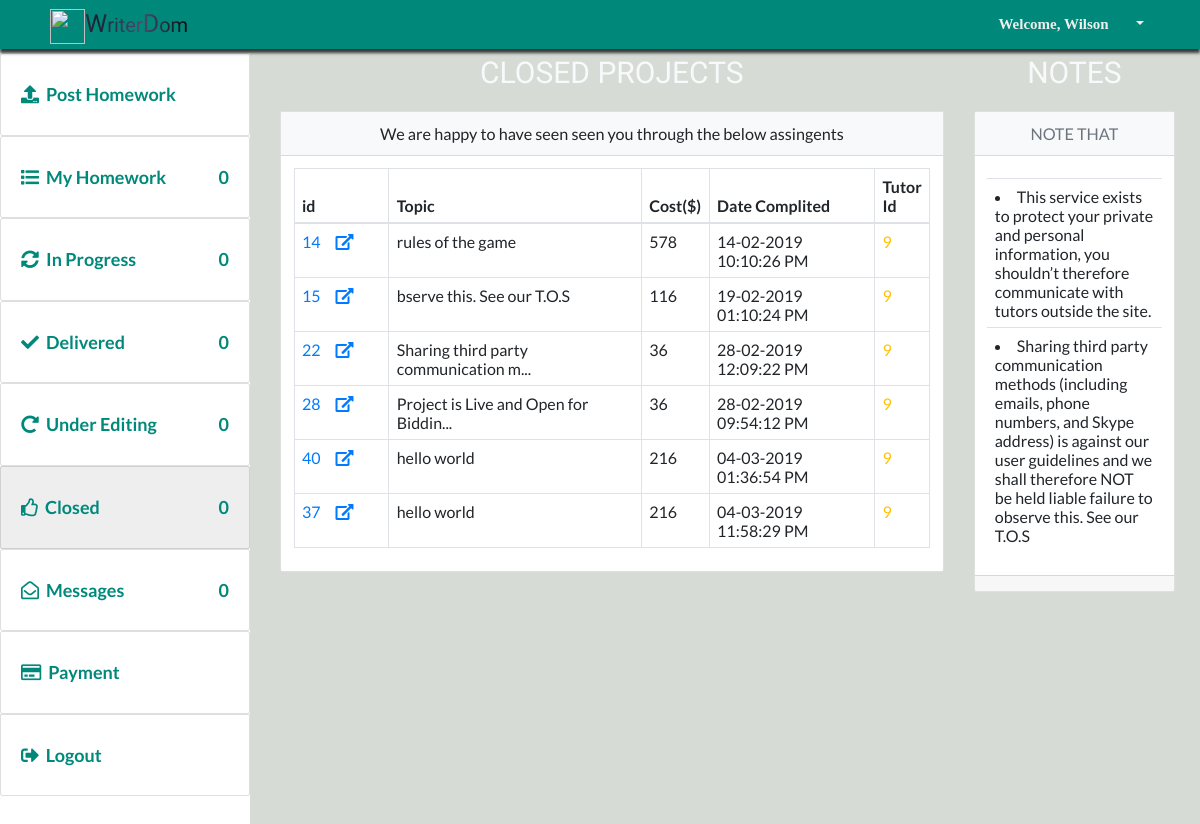
Screenshot of /student/completed.php (signed in) with the database file from the repository.
### tables this page shows
CREATE TABLE `closed` (
  `comment` text NOT NULL,
  `rating` int(255) NOT NULL,
  `project_id` int(255) NOT NULL,
  `student_id` int(255) NOT NULL,
  `tutor_id` int(255) NOT NULL,
  `date_closed` text NOT NULL
);

CREATE TABLE `projects` (
  `project_id` bigint(20) UNSIGNED NOT NULL,
  `student_id` int(11) NOT NULL,
  `title` text NOT NULL,
  `deadline` text NOT NULL,
  `subject` text NOT NULL,
  `instructions` longtext NOT NULL,
  `style` text NOT NULL,
  `type_of_paper` text NOT NULL,
  `pages` tinyint(11) NOT NULL,
  `slides` tinyint(11) NOT NULL,
  `problems` tinyint(11) NOT NULL,
  `budget` varchar(255) NOT NULL,
  `charges` varchar(255) NOT NULL DEFAULT '0',
  `cost` varchar(255) NOT NULL DEFAULT '0',
  `bids` tinyint(100) NOT NULL DEFAULT '0',
  `academic_level` text NOT NULL,
  `sources` tinyint(11) NOT NULL,
  `status` tinyint(4) NOT NULL DEFAULT '0',
  `DATE_CREATED` text NOT NULL
);

### dbconfig/dbconnect.php (called while the page is built, shortened)
<?php
require_once(  'shared/ez_sql_core.php');
require_once( 'ez_sql_mysqli.php');
$db=new ezSQL_mysqli(DB_USER, DB_PASS,DB_NAME,DB_HOST,DB_ENCODING);
 ?>

### dbconfig/ez_sql_mysqli.php (called while the page is built, shortened)
<?php
class ezSQL_mysqli extends ezSQLcore
{
    private $ezsql_mysql_str = array
        (
            1 => 'Require $dbuser and $dbpassword to connect to a database server',
            2 => 'Error establishing mySQL database connection. Correct user/password? Correct hostname? Database server running?',
            3 => 'Require $dbname to select a database',
            4 => 'mySQL database connection is not active',
            5 => 'Unexpected error while trying to select database'
        );
    private $_dbuser;
    private $_dbpassword;
    private $_dbname;
    private $_dbhost;
    private $_charset = 'utf8';
    private $_result;
    public $show_errors = true;
    public $dbh;
    public function __construct($dbuser='', $dbpassword='', $dbname='', $dbhost='localhost', $charset='') {
        $this->_dbuser = $dbuser;
        $this->_dbpassword = $dbpassword;
        $this->_dbname = $dbname;
        $this->_dbhost = $dbhost;
    }
    public function connect($dbuser='', $dbpassword='', $dbhost='localhost', $charset='') {
        $this->_connected = false;
        $this->_dbuser = empty($dbuser) ? $this->_dbuser : $dbuser;
        $this->_dbpassword = empty($dbpassword) ? $this->_dbpassword : $dbpassword;
        $this->_dbhost = $dbhost!='localhost' ? $this->_dbhost : $dbhost;
        $this->_charset = empty($charset) ? $this->_charset : $charset;
        if ( empty($this->_dbuser) ) {
            $this->register_error($this->ezsql_mysql_str[1] . ' in ' . __FILE__ . ' on line ' . __LINE__);
            $this->show_errors ? trigger_error($this->ezsql_mysql_str[1], E_USER_WARNING) : null;
        } else if ( ! $this->dbh = mysqli_connect($this->_dbhost, $this->_dbuser, $this->_dbpassword, $this->_dbname) ) {
            $this->register_error($this->ezsql_mysql_str[2] . ' in ' . __FILE__ . ' on line ' . __LINE__);
            $this->show_errors ? trigger_error($this->ezsql_mysql_str[2], E_USER_WARNING) : null;
        } else {
            mysqli_set_charset($this->dbh, $this->_charset);
            $this->_connected = true;
        }
        return $this->_connected;
    }
    public function select($dbname='', $charset='') {
        if ( ! $dbname ) {
            $this->register_error($this->ezsql_mysql_str[3] . ' in ' . __FILE__ . ' on line ' . __LINE__);
            $this->show_errors ? trigger_error($this->ezsql_mysql_str[3], E_USER_WARNING) : null;
            return false;
        } else if ( ! $this->dbh ) {
            $this->register_error($this->ezsql_mysql_str[4] . ' in ' . __FILE__ . ' on line ' . __LINE__);
            $this->show_errors ? trigger_error($this->ezsql_mysql_str[4], E_USER_WARNING) : null;
            return false;
        } else {
            $this->_dbname = $dbname;
            if ( $charset == '') {
                $charset = $this->_charset;
            }
             if ( $charset != '' ) {
                $charsets = array();
                $recordset = mysqli_query($this->dbh, 'SHOW CHARACTER SET');
                while ( $row = mysqli_fetch_array($recordset, MYSQLI_ASSOC) ) {
                        $charsets[] = $row['Charset'];
                }
            }
            $this->_connected = true;
        }
        return $this->_connected;
    }
    public function query($query, $use_prepare=false) {
		$query = str_replace(_TAG, '?', $query);
        $return_val = 0;
        $query = trim($query);
        if ( ! isset($this->dbh) || ! $this->dbh ) {
            $this->select($this->_dbname);
        }
		if (!empty($param) && is_array($param) && ($this->getPrepare()))
			return $this->query_prepared($query, $param);
		else
			$this->_result = mysqli_query($this->dbh, $query);
        $is_insert = false;
        if ( preg_match("/^(insert|delete|update|replace)\s+/i", $query) ) {
            $this->_affectedRows = mysqli_affected_rows($this->dbh);
            if ( preg_match("/^(insert|replace)\s+/i", $query) ) {
                $this->insert_id = mysqli_insert_id($this->dbh);
            }
            $return_val = $this->_affectedRows;
        } else {
            if ( !is_numeric($this->_result) && !is_bool($this->_result)) {
                $i=0;
                $num_rows=0;
                while ( $row = mysqli_fetch_object($this->_result) ) {
                    $num_rows++;
                }
                $this->num_rows = $num_rows;
                $return_val = $this->num_rows;
            }
        }
        return $return_val;
    }
}

### dbconfig/shared/ez_sql_core.php (called while the page is built, shortened)
<?php
    require_once('ezQuery.php');
	class ezSQLcore extends ezQuery
	{
    public $last_result = null;
		function flush()
		{
			$this->last_result = null;
		}
		function get_results($query=null, $output = OBJECT, $use_prepare=false) {
			if ( $query ) {
				$this->query($query, $use_prepare);
			}
			if ( $output == OBJECT ) {
				return $this->last_result;
			} elseif ( $output == _JSON ) {
				return json_encode($this->last_result);
			}
		}
}

### dbconfig/shared/ezQuery.php (called while the page is built, shortened)
<?php
class ezQuery
{
    function setParamaters($valuetoadd=null) {
        if (empty($valuetoadd)) {
            $this->preparedvalues = array();
            return null;
        } else
            return array_push($this->preparedvalues, $valuetoadd);
	}
}

### student/completed.php (the view, shortened to what this page needs)
<?php
require_once "../inc/header_links.php";
require_once "../components/top_nav.php";
require_once("../dbconfig/dbconnect.php");
require_once("../inc/utilities.php");
$user_id=$_SESSION['user_id'];
$query="SELECT * FROM closed LEFT JOIN projects ON closed.project_id=projects.project_id  WHERE closed.student_id='$user_id'";
$results=$db->get_results($query);
?>
<div class="display">
    <div class="display__content">
        <?php require_once "../components/stud_leftnav.php" ?>
        <div class="row">
            <div class="col-sm-12 col-md-12 col-lg-12 col-xl-9">
                <h1 class="headingTertiary text-light">Closed Projects </h1>
                                <div class="card">
                    <div class="card-header">
                        <?php if ($db->num_rows>0): ?>
                        We are happy to have seen seen you through the below assingents
                        <?php elseif($db->num_rows<=0): ?>
                        You have 0 posted assignments
                        <?php endif ?>
                    </div>
                    <div class="card-body">
                        <?php if ($db->num_rows<=0): ?>
                        <h2 class="headingTertiary">Nothing to Show Yet</h2>
                        <?php elseif($db->num_rows>0): ?>
                        <table class="table table-bordered">
                            <thead>
                                <tr>
                                    <th>id</th>
                                    <th class="wide">Topic</th>
                                    <th>Cost($)</th>
                                    <th class="medium">Date Complited</th>
                                    <th class="medium">Tutor Id</th>
                                </tr>
                            </thead>
                            <tbody>
                                <?php foreach ($results as $result) { ?>
                                <tr>
                                    <td class="smalll"><a
                                            href="complited_details?id=<?php echo urlencode(convert_uuencode($result->project_id)); ?>">
                                            <?php echo $result->project_id. "<i class='fas fa-external-link-alt icon-r ml-4'></i>"; ?></a>
                                    </td>
                                    <td class="wide">
                                        <?php echo (strlen($result->title) >35 )? substr($result->title, 0, 35).'...':$result->title; ?>
                                    </td>
                                    <td>
                                        <?php echo $result->cost; ?>
                                    </td>
                                    <td>
                                        <?php echo $result->date_closed; ?>
                                    </td>
                                    <td class="text-warning">
                                        <?php echo $result->tutor_id ?>
                                    </td>
                                </tr>
                                <?php } ?>
                            </tbody>
                        </table>
                        <?php endif ?>
                    </div>
                </div>
            </div>
            <div class="col-sm-12 col-md-12 col-lg-12  col-xl-3">
                <h1 class="headingTertiary text-light">Notes</h1>
                <div class="card">
                    <div class="card-header text-secondary text-uppercase">
                        Note that
                    </div>
                    <div class="card-body">
                        <table class="table table-hover table-borderless text-left">
                            <tbody>
                                <ul>
                                    <tr>
                                        <td>
                                            <li>This service exists to protect your private and personal information,
                                                you shouldn’t therefore communicate with tutors outside the site.</li>
                                        </td>
                                    </tr>
                                    <tr>
                                        <td>
                                            <li>Sharing third party communication methods (including emails, phone
                                                numbers, and Skype address) is against our user guidelines and we shall
                                                therefore NOT be held liable
                                                failure to observe this. See our T.O.S</li>
                                        </td>
                                    </tr>
                                </ul>
                            </tbody>
                        </table>
                    </div>
                    <div class="card-footer">
                    </div>
                </div>
            </div>
        </div>
    </div>
</div>
<?php
require_once"../inc/footer_links.php";
 ?>

### css/settings.css (style rules this page uses)
*, *::after, *::before { margin: 0; padding: 0; box-sizing: inherit; }
body { font-family: 'Lato'; font-size: 1.8rem; line-height: 1.7; font-weight: 400; box-sizing: border-box; min-width: 767px; background: #D7DBD6; }
.headingTertiary { text-transform: uppercase; font-family: 'Cardo', sans-serif; display: block; margin-bottom: 2rem; font-weight: 400; }
@media (min-width: 990px) { .headingTertiary { font-size: 3rem; } }
.icon-r { margin-right: .7rem; }
.wide { width: 50%; }
.medium { width: 32%; }
.smalll { width: 18%; }
.table { text-align: left; }
.card-header { background: #F7F9FB !important; }
.display { font-size: 90% !important; margin-left: 25.5rem; background: #D7DBD6; padding-top: 3rem; }
.display__content { min-height: 795px; text-align: center; padding: 2.5rem 2.5rem; }

### rows the page displays
closed: project.project_id "14", project.title "rules of the game", project.cost "578", date_closed "14-02-2019 10:10:26 PM", tutor "9"
closed: project.project_id "15", project.title "bserve this. See our T.O.S", project.cost "116", date_closed "19-02-2019 01:10:24 PM", tutor "9"
closed: project.project_id "22", project.title "Sharing third party communication m", project.cost "36", date_closed "28-02-2019 12:09:22 PM", tutor "9"
closed: project.project_id "28", project.title "Project is Live and Open for Biddin", project.cost "36", date_closed "28-02-2019 09:54:12 PM", tutor "9"
closed: project.project_id "40", project.title "hello world", project.cost "216", date_closed "04-03-2019 01:36:54 PM", tutor "9"
closed: project.project_id "37", project.title "hello world", project.cost "216", date_closed "04-03-2019 11:58:29 PM", tutor "9"

### other values shown
$name[0] "Wilson"
